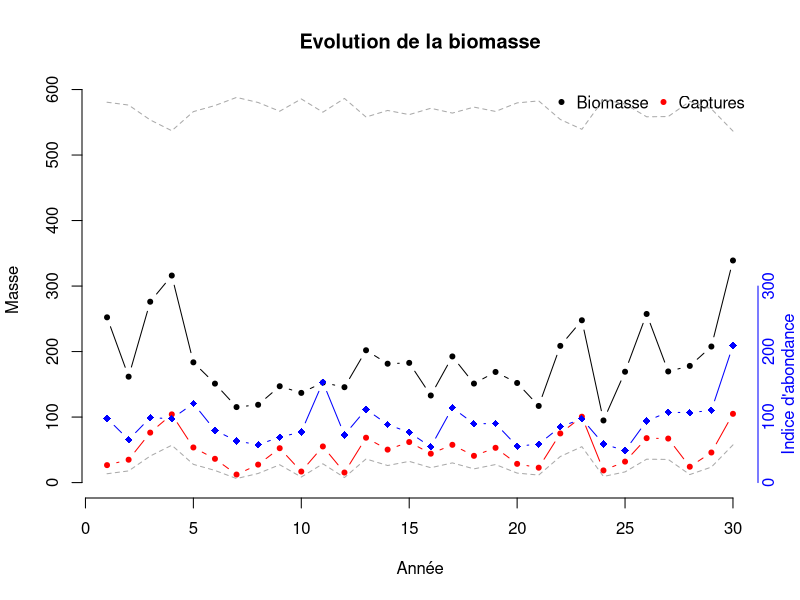
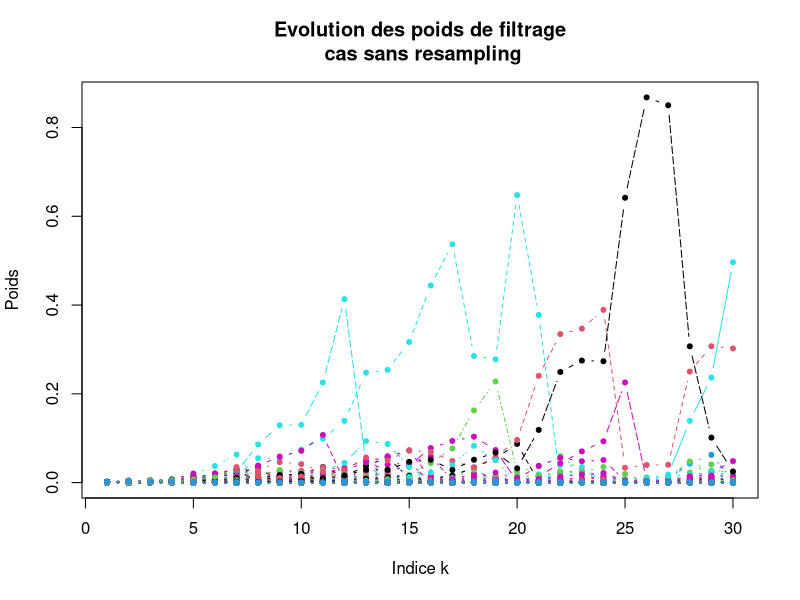
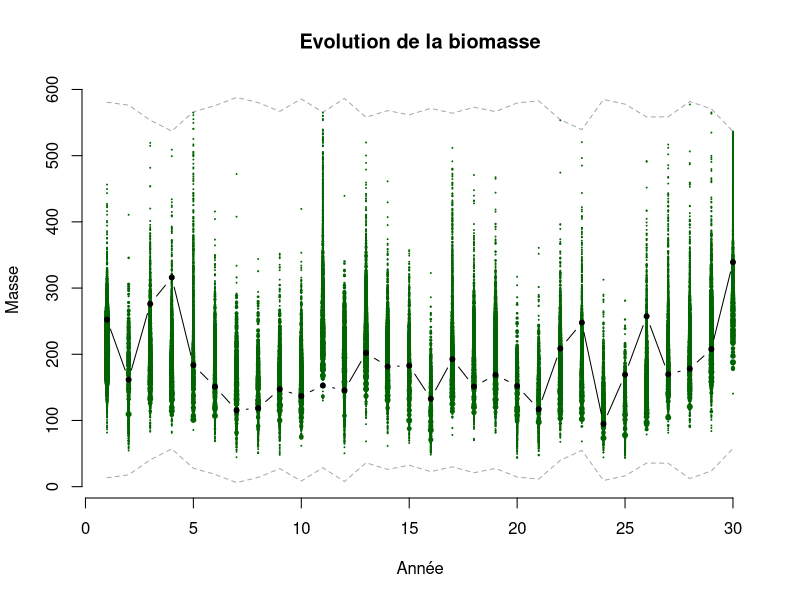
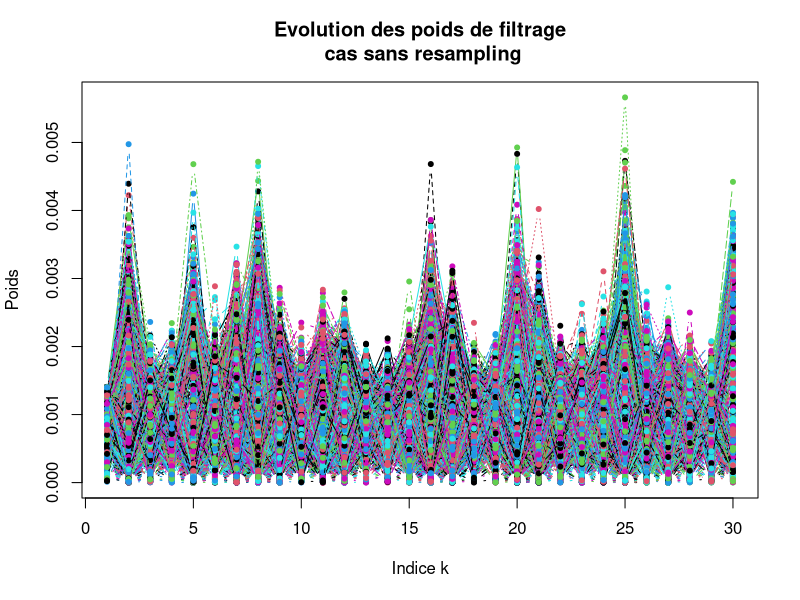

Recreate these plots in R, in order.
## ------------------------------------------------------------------------

# Population Dynamic model simulation ----------------------------------
rm(list=ls())
set.seed(11)
nYear <- 30
biomass <- rep(NA, nYear)
capt <- rep(NA, nYear)
K <- 300 ## carrying capacity
r <- 1.02 ## recruitement rate
q <- 0.5
epsilon <- 10

sigmaBiomass <- 0.3
biomass[1] <- rnorm(1, mean=0.9*K, sd=K/10)
capt[1] <- runif(1,0.1,0.5)*biomass[1]
for( year in 2:nYear){
  Bk = biomass[year-1]
  capt[year-1] <- runif(1,0.1,0.5)*Bk
  #Captures are a random fraction of biomass
  innov <- rnorm(1, mean=-sigmaBiomass^2/2,sd=sigmaBiomass)
  biomass[year] <- (Bk+r*Bk*(1- Bk/K)-capt[year-1])*exp(innov)
  capt[year] <- runif(1,0.1,0.5)*biomass[year]
}
obs_error <- rnorm(nYear, mean=-sigmaBiomass^2/2, sd=sigmaBiomass)
abundanceIndex <- q * biomass*exp(obs_error)
#Calcul de la fenêtre des possible pour les Xs
sqrtD <- sqrt((1+r)^2-4*capt*r/K)
M0s <- (-(1+r)-sqrtD)/(-2*r/K)
m0s <- (-(1+r)+sqrtD)/(-2*r/K)
bounds <- cbind(m0s,M0s)

## ------------------------------------------------------------------------
par(mfrow=c(1,1))
plot(1:nYear,biomass, ylim=range(c(0,range(biomass),range(bounds))),
     main='Evolution de la biomasse',xlab="Année",type="b",pch=20,
     ylab="Masse",bty="n")
lines(1:(nYear),capt,type="b",col="red",pch=20)
legend("topright",pch=20,col=c("black","red"),
       legend = c("Biomasse","Captures"),
       bty="n",horiz = T)

lines(1:nYear, abundanceIndex, type='b',col="blue",pch=18,
      ylim=range(c(0,range(abundanceIndex))))
axis(side=4,at=pretty(range(abundanceIndex),n = 2),col = "blue",
     col.ticks = "blue",labels=F ,lwd.ticks=0)
mtext(side=4,text = "Indice d'abondance",col = "blue",at=150,line=1)
mtext(side=4,text = pretty(range(abundanceIndex),n=2),col = "blue",
      at=pretty(range(abundanceIndex),n=2))
matplot(bounds,lty=2,col="darkgrey",add=T,type="l")

## ------------------------------------------------------------------------
mtheta<- function(x_old,x_new, capt_old,theta){
  r =theta$r; K=theta$K; sigmaBiomass = theta$sigmaBiomass;
  mn_innov =-sigmaBiomass^2/2
  dnorm(log(x_new), 
        mean=log(x_old+r*x_old*(1-x_old/K)- capt_old)-mn_innov, 
        sd=sigmaBiomass)
}
g<-function(x,y,theta){
  q =theta$q;sigmaBiomass=theta$sigmaBiomass;mn_innov =-sigmaBiomass^2/2
  dnorm(log(y), mean=log(q*x)-mn_innov,sd=sigmaBiomass)
}

## ------------------------------------------------------------------------
#Fonction de génération
rf0 <- function(G, theta,Y0=NA,C0=NA){
    #Extraction des paramètres nécessaires
    r =theta$r; sigmaBiomass = theta$sigmaBiomass;q=theta$q;
    mn_innov = -sigmaBiomass^2/2;#Pourrait être défini autrement
    Delta <- (1+r)^2-4*C0*r/K
    sqrtD <- sqrt(Delta)
    M0 <- (-(1+r)-sqrtD)/(-2*r/K)
    m0 <- (-(1+r)+sqrtD)/(-2*r/K)
    X0 <- sapply(1:G,function(i){
      ok <- F
      while(!ok){#On simule jusqu'à tomber dans la zone 
        #acceptable au vu des captures
        cand <- exp(rnorm(1,log(Y0)-log(q)-mn_innov,
                          sigmaBiomass))
        ok <- (cand < M0) & (cand>m0)
      }
      return(cand)
    })
    return(X0)
}
df0 <- function(x0, theta,Y0=NA,C0=NA){
  #Extraction des paramètres nécessaires
  r =theta$r; sigmaBiomass = theta$sigmaBiomass;q=theta$q;
  mn_innov = -sigmaBiomass^2/2;#Pourrait être défini autrement
  Delta <- (1+r)^2-4*C0*r/K
  sqrtD <- sqrt(Delta)
  M0 <- (-(1+r)-sqrtD)/(-2*r/K)
  m0 <- (-(1+r)+sqrtD)/(-2*r/K)
  mn_ref <- log(Y0)-log(q)-mn_innov
  #Définition de la constante de normalisation
  norm_cst <- (pnorm(log(M0),mn_ref,sigmaBiomass)-
                 pnorm(log(m0),mn_ref,sigmaBiomass))
  dx <- dnorm(log(x0),mn_ref,sigmaBiomass)/norm_cst
  return(dx)
}

## ------------------------------------------------------------------------
rPropag <- function(x_old,theta,Y_new=NA,C_new=NA){
  sdRW = theta$sdRW; sigmaBiomass = theta$sigmaBiomass;
  mn_innov = -sigmaBiomass^2/2; q =theta$q;r=theta$r; 
  K = theta$K;
  sqrtD <- sqrt((1+r)^2-4*C_new*r/K)
  M_new <- (-(1+r)-sqrtD)/(-2*r/K)
  m_new <- (-(1+r)+sqrtD)/(-2*r/K)
  v_gau  <- (sdRW^2*sigmaBiomass^2)/(sdRW^2+sigmaBiomass^2)
  mn2    <- log(Y_new)-log(q)-mn_innov
  mn_gau <- v_gau*(log(x_old)/(sdRW^2)+mn2/(sigmaBiomass^2))
  Xnex <- sapply(mn_gau,function(mn){
    ok <- F
    while(!ok){
      cand <- exp(rnorm(1,mn,sqrt(v_gau)))
      ok <- (cand > m_new) & (cand < M_new)
    }
    return(cand)
  })
  return(Xnex)
}
dPropag <- function(x_new, x_old,theta,Y_new=NA,C_new=NA){
  sdRW = theta$sdRW; sigmaBiomass = theta$sigmaBiomass;
  mn_innov = -sigmaBiomass^2/2; q =theta$q;r=theta$r; 
  K = theta$K;
  sqrtD <- sqrt((1+r)^2-4*C_new*r/K)
  M_new <- (-(1+r)-sqrtD)/(-2*r/K)
  m_new <- (-(1+r)+sqrtD)/(-2*r/K)
  v_gau  <- (sdRW^2*sigmaBiomass^2)/(sdRW^2+sigmaBiomass^2)
  mn2    <- log(Y_new)-log(q)-mn_innov
  mn_gau <- v_gau*(log(x_old)/(sdRW^2)+mn2/(sigmaBiomass^2))
  dnex <- sapply(1:length(x_new),function(i){
    mn = mn_gau[i]
    (dnorm(log(x_new[i]),
           mn,
           sqrt(v_gau))
    /(pnorm(log(M_new),mn,sqrt(v_gau))
      -pnorm(log(m_new),mn,sqrt(v_gau))))
    #normalized by the area of possible zone
  })
  return(dnex)
}

## ----echo= -c(1:2)-------------------------------------------------------
#Initialisation
sdRW <- 10
theta=list(q=q, K=K, sigmaBiomass=sigmaBiomass, r=r,sdRW=sdRW)
G <- 1000#50 particules
X <- matrix(NA, ncol=nYear, nrow=G)
X[,1] <- rf0(G=G,theta= theta,
             Y0 = abundanceIndex[1],C0 = capt[1] )
weightX <- matrix(NA, ncol=nYear, nrow=G)
weightX[,1] <- df0(x0=X[,1],theta = theta,
                   Y0 = abundanceIndex[1],C0 = capt[1])
weightX[,1] <- weightX[,1]/sum(weightX[,1])
for(year in 2:nYear){
  X[,year] <- rPropag(x_old = X[,year-1],
                      theta = theta,
                      Y_new = abundanceIndex[year],
                      C_new = capt[year])
  mth <- mtheta(x_old =X[,year-1],
                x_new= X[,year],
                theta= theta,
                capt_old=capt[year-1])
  gfact <- g(X[,year], abundanceIndex[year], theta)
  pfact <- dPropag(x_new = X[,year],x_old= X[,year-1],
                   theta = theta, Y_new = abundanceIndex[year],
                   C_new = capt[year])
  weightX[,year]=weightX[,year-1]*(mth*gfact/pfact)
  weightX[,year] <-   weightX[,year]/sum(  weightX[,year])
}

## ------------------------------------------------------------------------
matplot(t(weightX),type="b",pch=20,xlab="Indice k",ylab="Poids",
        main="Evolution des poids de filtrage\n cas sans resampling")

## ----echo= -c(1:2)-------------------------------------------------------
plot(1:nYear,biomass, ylim=range(c(range(biomass),range(bounds))),
     main='Evolution de la biomasse',xlab="Année",type="n",pch=20,
     ylab="Masse",bty="n")
matplot(bounds,lty=2,col="darkgrey",add=T,type="l")
#Initialisation
sdRW <- 10
theta=list(q=q, K=K, sigmaBiomass=sigmaBiomass, r=r,sdRW=sdRW)
G <- 1000#50 particules
X <- matrix(NA, ncol=nYear, nrow=G)
X[,1] <- rf0(G=G,theta= theta,
             Y0 = abundanceIndex[1],C0 = capt[1] )
weightX <- matrix(NA, ncol=nYear, nrow=G)
weightX[,1] <- df0(x0=X[,1],theta = theta,
                   Y0 = abundanceIndex[1],C0 = capt[1])
weightX[,1] <- weightX[,1]/sum(weightX[,1])
points(rep(1,G),X[,1],cex=weightX[,1]/max(weightX[,1]),
       col="darkgreen",pch=20)

for(year in 2:nYear){
  inds_rspl <- sample(1:G,size=G,replace=T,prob = weightX[,year-1])
  X[,year] <- rPropag(x_old = X[inds_rspl,year-1],
                      theta = theta,
                      Y_new = abundanceIndex[year],
                      C_new = capt[year])
  mth <- mtheta(x_old =X[inds_rspl,year-1],
                x_new= X[,year],
                theta= theta,
                capt_old=capt[year-1])
  gfact <- g(X[,year], abundanceIndex[year], theta)
  pfact <- dPropag(x_new = X[,year],x_old= X[inds_rspl,year-1],
                   theta = theta, Y_new = abundanceIndex[year],
                   C_new = capt[year])
  weightX[,year]=(mth*gfact/pfact)
  weightX[,year] <-   weightX[,year]/sum(  weightX[,year])
  points(rep(year,G), X[,year],col="darkgreen",
         cex=weightX[,year]/max(weightX[,year]),pch=20)
}
lines(biomass,type="b",pch=20)

## ------------------------------------------------------------------------
matplot(t(weightX),type="b",pch=20,xlab="Indice k",ylab="Poids",
        main="Evolution des poids de filtrage\n cas sans resampling")

## ------------------------------------------------------------------------
# par(mfrow=c(4,4))
# sapply(1:nYear,function(i){
#   plot(density(X[,i],weights = weightX[,i]),main=i)
#   abline(v=biomass[i])
# })
# par(mfrow=c(4,4))
# sapply(1:nYear,function(i){
#   plot(X[,i],weightX[,i],main=i)
#   abline(v=biomass[i])
# })
# par(mfrow=c(4,4))
# sapply(1:nYear,function(i){
#   hist(weightX[,i],main=i)
#   abline(v=biomass[i])
# })

